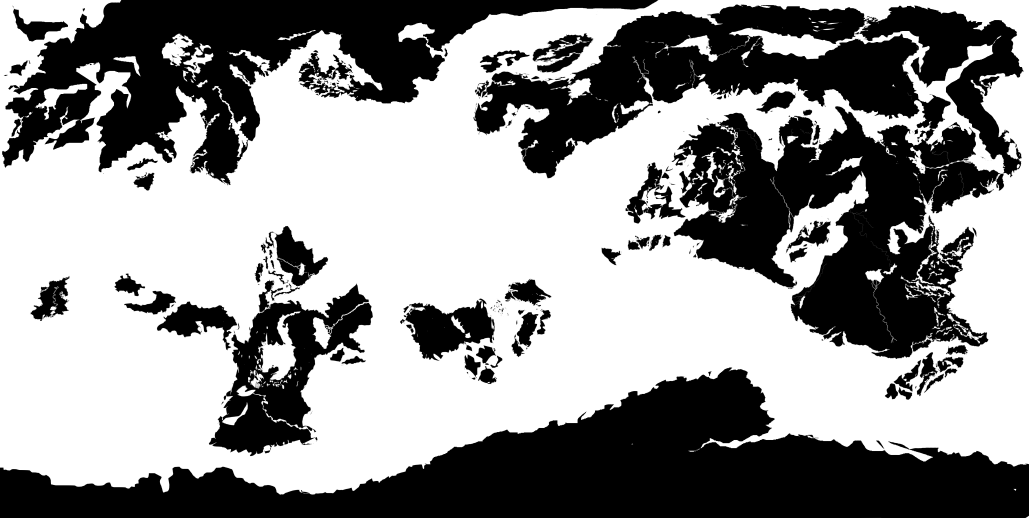
#> input picture world/land.png, 3087 x 1554 px, found by its file name (shown at 1/3 size)
$ python bake_vectors.py
#> lines starting #> are read from the running program, lines starting #| are printed output that depends on the picture; after the words box and inside, x2 and y2 are one past the last pixel; in counts of white or black regions, pixels touching at a corner belong together
### tools/landrivers.py
"""Shared extraction of the cleaned land field and the river mask from land.png (used by the bake scripts)."""
import os, pathlib, numpy as np, cv2
from PIL import Image


def alpha(src, name):
#> called with src = 'world', name = 'land.png'
    return np.array(Image.open(pathlib.Path(src) / name).convert('RGBA'))[..., 3]
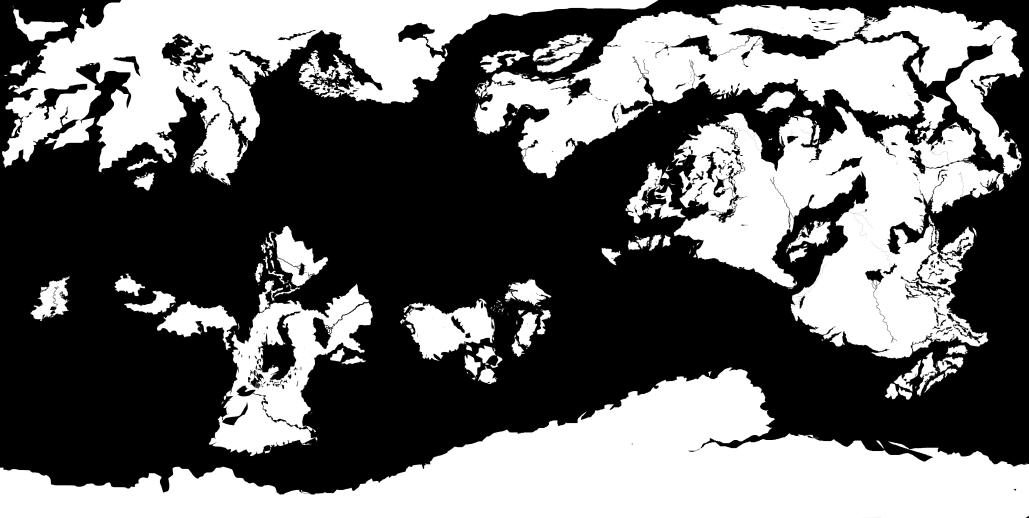
#> returned value: shape (1554, 3087) (shown at 1/3 size); min 0, max 255, mean 108.2


def load(src):
    """-> land_a (float 0..1), land_clean (rivers filled in), rivers (bool, thin lines inside land)"""
    land_a = alpha(src, 'land.png').astype(np.float32) / 255
    water = land_a < .5
#> water: shape (1554, 3087) bool; 57.6% white; 343 black regions (198 under 20 px), largest, box (x1, y1, x2, y2) and area: (1421, 14, 3000, 1077) 665290, (0, 1102, 3087, 1554) 633720, (6, 0, 1975, 555) 394360
    n, lab, st, _ = cv2.connectedComponentsWithStats(water.astype(np.uint8), connectivity=8)
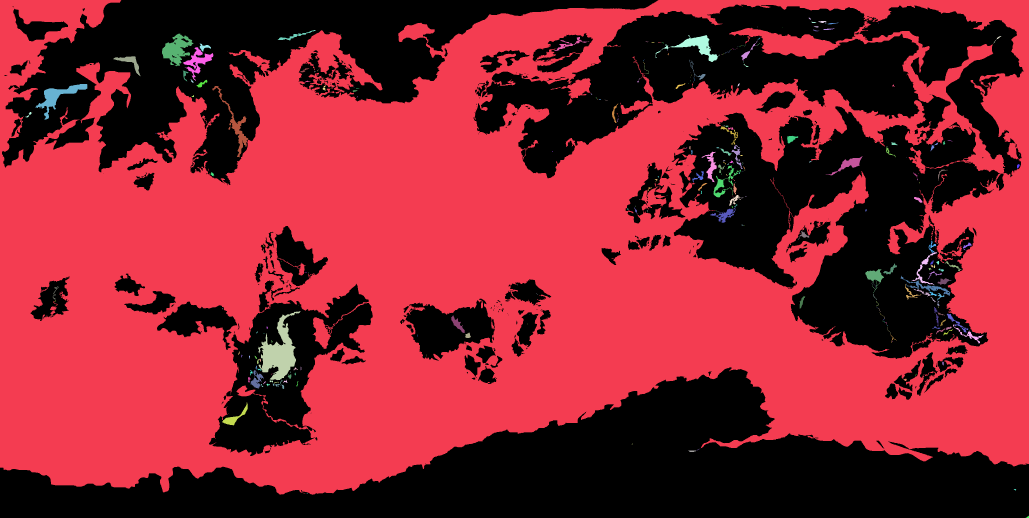
#> lab: shape (1554, 3087) int32 (shown at 1/3 size); 321 distinct labels, from 0 to 320; one colour per label, 0 black
#> n = 321; st = 321 rows, first 6: [0, 0, 3087, 1554, 2034801], [0, 0, 3087, 1484, 2702915], [2426, 53, 7, 7, 22], [2623, 55, 3, 1, 3], [2455, 63, 25, 6, 94], [2434, 65, 15, 4, 39]
    ocean = lab == (1 + np.argmax(st[1:, 4]))
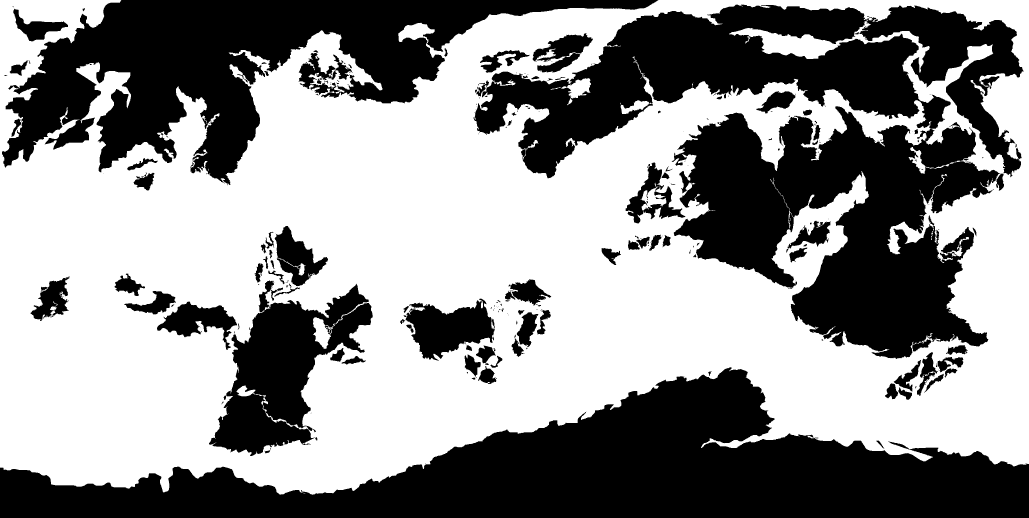
#> ocean: shape (1554, 3087) bool (shown at 1/3 size); 56.3% white; 313 black regions (173 under 20 px), largest, box (x1, y1, x2, y2) and area: (1421, 14, 3000, 1077) 690280, (0, 1102, 3087, 1554) 633857, (6, 0, 1975, 555) 412335
    coast_zone = cv2.dilate(ocean.astype(np.uint8), cv2.getStructuringElement(cv2.MORPH_ELLIPSE, (7, 7))) > 0
#> coast_zone: shape (1554, 3087) bool; 60.1% white; 184 black regions (78 under 20 px), largest, box (x1, y1, x2, y2) and area: (0, 1105, 3087, 1554) 619400, (9, 0, 1970, 549) 373190, (2025, 322, 2993, 1073) 350366
    cand = (land_a < .93) & (land_a > .04) & ~coast_zone
#> cand: shape (1554, 3087) bool; 0.6% white in thin lines or dots
    cand = cv2.morphologyEx(cand.astype(np.uint8), cv2.MORPH_CLOSE, np.ones((2, 2), np.uint8)) > 0
#> cand: shape (1554, 3087) bool; 0.64% white in thin lines or dots
    n, lab, st, _ = cv2.connectedComponentsWithStats(cand.astype(np.uint8), connectivity=8)
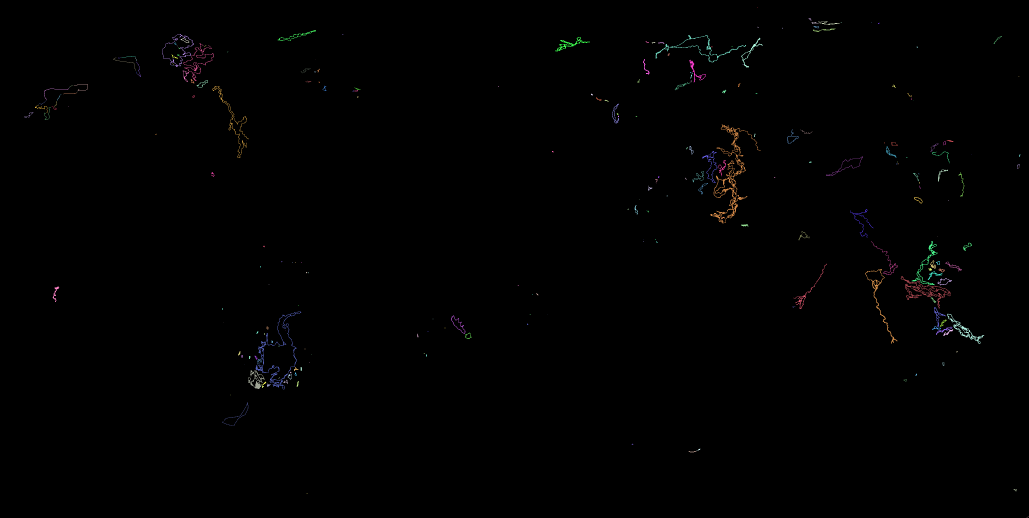
#> lab: shape (1554, 3087) int32 (shown at 1/3 size); 253 distinct labels, from 0 to 252; one colour per label, 0 black
#> n = 253; st = 253 rows, first 6: [0, 0, 3087, 1554, 4766593], [2272, 21, 2, 1, 2], [2426, 54, 9, 7, 24], [2454, 64, 66, 11, 184], [2435, 66, 21, 5, 44], [2522, 67, 4, 2, 4]
    keep = np.zeros(n, bool); keep[1:] = st[1:, 4] >= 25
    solid = cv2.erode((land_a < .5).astype(np.uint8), np.ones((3, 3), np.uint8)) > 0
#> solid: shape (1554, 3087) bool; 55.4% white; 138 black regions (22 under 20 px), largest, box (x1, y1, x2, y2) and area: (1420, 13, 3073, 1078) 791590, (0, 1101, 3087, 1554) 640061, (5, 0, 1976, 557) 414506
    rivers = keep[lab] & ~cv2.dilate(solid.astype(np.uint8), np.ones((3, 3), np.uint8)).astype(bool)
#> rivers: shape (1554, 3087) bool; 0.4% white in thin lines or dots, all inside (x1, y1, x2, y2) = (72, 64, 3060, 1474)
    land_clean = np.where(rivers, 1.0, land_a).astype(np.float32)
    return land_a, heal_poles(land_clean), rivers


def heal_poles(land, full_deg=float(os.environ.get('POLE_FULL', 85.5)), zero_deg=float(os.environ.get('POLE_ZERO', 88.5))):
    """A pole is one point, but the flat source has a whole row of detail there. Between 85.5 and 88.5 degrees the
    land field is blended toward the value the pole itself has (open water at the north, ice-land at the south),
    so no spokes appear on globes. Affects ~0.1% of the planet's surface.
    Stronger healing:  POLE_FULL=80 POLE_ZERO=86 python tools/bake_textures.py ...  (and bake_vectors.py)"""
#> called with full_deg = 85.5, zero_deg = 88.5
    H = land.shape[0]
#> H = 1554
    lat = np.abs(90 - (np.arange(H) + .5) / H * 180)
    t = np.clip((zero_deg - lat) / (zero_deg - full_deg), 0, 1)
    keep = (t * t * (3 - 2 * t)).astype(np.float32)[:, None]            # 1 = untouched, 0 = fully healed
    out = land.copy()
    for rows in (slice(0, H // 2), slice(H // 2, H)):                   # north half, south half
        half = land[rows]
        edge = half[:6] if rows.start == 0 else half[-6:]
        forced = os.environ.get('POLE_NORTH' if rows.start == 0 else 'POLE_SOUTH', 'auto').lower()   # land | water | auto
        target = 1.0 if forced == 'land' else 0.0 if forced == 'water' else (1.0 if edge.mean() > .5 else 0.0)
        k = keep[rows]
        out[rows] = half * k + target * (1 - k)
#> this loop made 2 passes
#> target on passes 1 to 2: 1, 1
#> pass 1, in heal_poles, `half = land[rows]`:
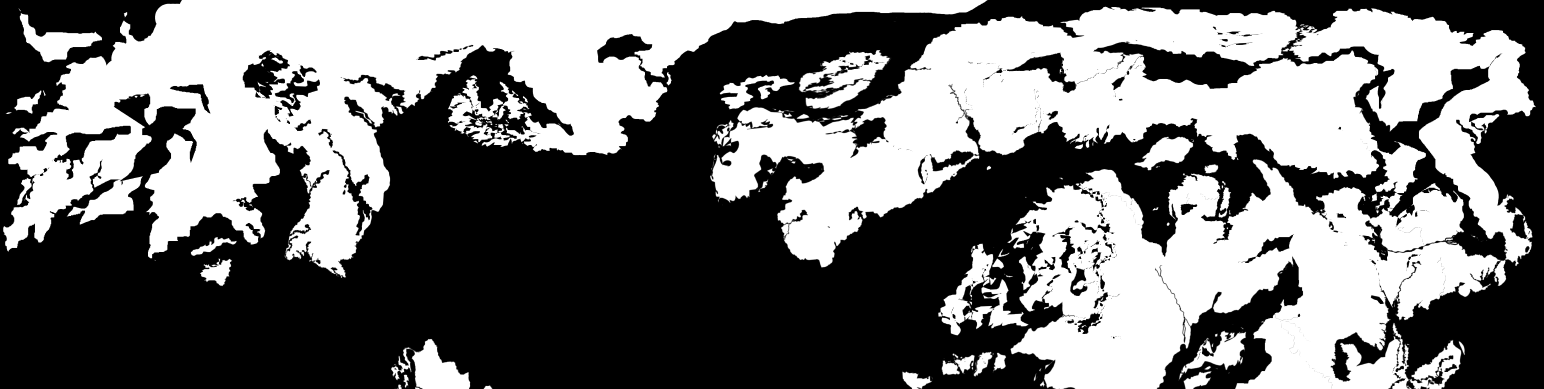
#> half: shape (777, 3087) float32 (shown at 1/2 size); min 0, max 1, mean 0.452
#> pass 2, in heal_poles, `half = land[rows]`:
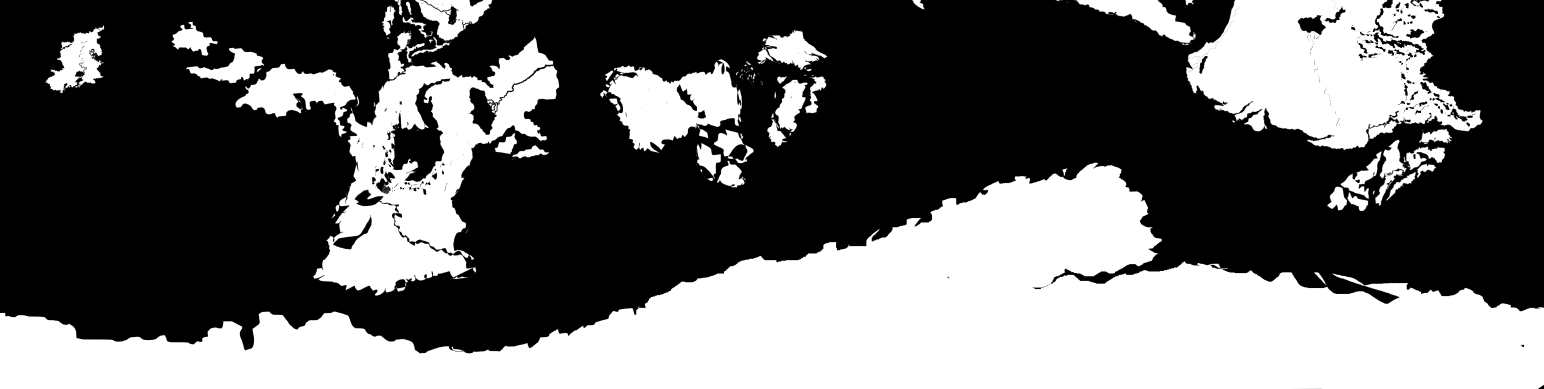
#> half: shape (777, 3087) float32 (shown at 1/2 size); min 0, max 1, mean 0.398
    return out.astype(np.float32)

### tools/bake_vectors.py
#!/usr/bin/env python3
"""Bake vector coastlines/lakes and river centrelines in lon/lat.

  web/data/coast.json : {"coast": [[lon100, lat100, ...], ...], "rivers": [{"w": 1..3, "p": [lon100, lat100, ...]}, ...]}
  Coordinates are integers in 1/100 degree. Contours that touch the image edge are left open (the seam /
  the poles) so no artificial line is drawn along the map border.

usage: python tools/bake_vectors.py path/to/world/
"""
import sys, json, pathlib, numpy as np, cv2
from scipy import ndimage as ndi
from skimage import measure, morphology
sys.path.insert(0, str(pathlib.Path(__file__).resolve().parent))
import landrivers

SRC = sys.argv[1] if len(sys.argv) > 1 else 'world'
OUT = pathlib.Path(__file__).resolve().parent.parent / 'web' / 'data'
OUT.mkdir(parents=True, exist_ok=True)
land_a, land_clean, rivers = landrivers.load(SRC)
H, W = land_a.shape
#> H = 1554; W = 3087

def to_lonlat(rc):                       # rc = (row, col) in pixel-centre index space
    lon = (rc[:, 1] + .5) / W * 360 - 180
    lat = 90 - (rc[:, 0] + .5) / H * 180
    return np.round(np.column_stack([lon, lat]) * 100).astype(int).ravel().tolist()

def simplify(pts, eps):
    a = pts[:, ::-1].astype(np.float32).reshape(-1, 1, 2)       # (x, y) for OpenCV
    return cv2.approxPolyDP(a, eps, False).reshape(-1, 2)[:, ::-1]

# ---- coast + lakes: sub-pixel 0.5 iso-line of a lightly smoothed land field ----
field = cv2.GaussianBlur(land_clean, (0, 0), 0.7)
coast, npts = [], 0
for c in measure.find_contours(field, 0.5):
    if len(c) < 5: continue
    ext = c.max(0) - c.min(0)
    if max(ext) < 2.0: continue                                  # specks
    s = simplify(c, 0.30)
    if len(s) < 3: continue
    coast.append(to_lonlat(s)); npts += len(s)
#> this loop made 627 passes
#> (ext, npts) on passes 1, 3, 11: ([1050.7, 3086], 8149), ([5.05, 34.41], 8165), ([5.6, 21.16], 8217)
#> after the loop, coast = 543 items; npts = 21356
print('coast paths', len(coast), 'points', npts)
#| coast paths 543 points 21356

# ---- rivers: skeleton -> greedy path tracing -> smooth + simplify ----
skel = morphology.skeletonize(rivers)
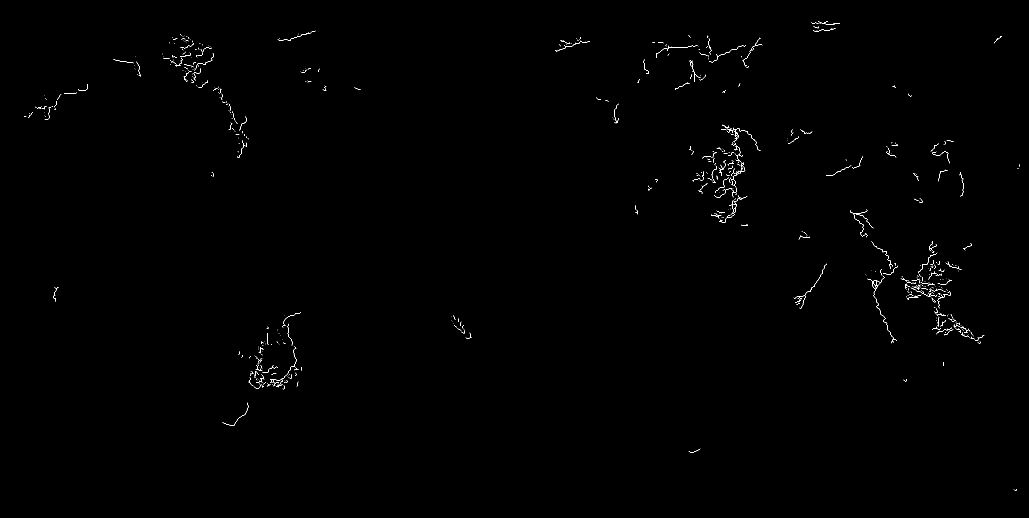
#> skel: shape (1554, 3087) bool (shown at 1/3 size); 0.21% white in thin lines or dots, all inside (x1, y1, x2, y2) = (72, 64, 3060, 1472)
pts = set(zip(*[a.tolist() for a in np.nonzero(skel)]))
#> pts = 10243 items
N8 = [(-1, 0), (0, -1), (0, 1), (1, 0), (-1, -1), (-1, 1), (1, -1), (1, 1)]          # orthogonal first
nb = lambda p: [(p[0] + dy, p[1] + dx) for dy, dx in N8 if (p[0] + dy, p[1] + dx) in pts]
visited, paths = set(), []
def extend(path):
    while True:
        cur = path[-1]
        cand = [q for q in nb(cur) if q not in visited]
        if not cand: return
        visited.add(cand[0]); path.append(cand[0])
for p in sorted(p for p in pts if len(nb(p)) == 1):                                   # from endpoints
    if p in visited: continue
    visited.add(p); path = [p]; extend(path); paths.append(path)
#> this loop made 1142 passes
#> after the loop, paths = 670 items; visited = 9677 items
for p in sorted(pts):                                                                   # branches / loops
    if p in visited: continue
    v = [q for q in nb(p) if q in visited]
    path = ([v[0]] if v else []) + [p]; visited.add(p); extend(path); paths.append(path)
#> this loop made 10243 passes
#> p on passes 1 to 3: (64, 2479), (64, 2480), (64, 2481)
#> after the loop, paths = 840 items; visited = 10243 items
out_r, rpts = [], 0
for path in paths:
    if len(path) < 5: continue
    a = np.array(path, float)
    a = np.column_stack([ndi.gaussian_filter1d(a[:, 0], 1.6, mode='nearest'), ndi.gaussian_filter1d(a[:, 1], 1.6, mode='nearest')])
    s = simplify(a, 0.45)
    L = len(path)
    out_r.append({'w': 1 if L < 70 else 2 if L < 220 else 3, 'p': to_lonlat(s)}); rpts += len(s)
#> this loop made 840 passes
#> (s, L, lon in to_lonlat, lat in to_lonlat, rpts) on passes 2, 4, 13: ([[65.02, 2454.6], [66.77, 2459.4]], 7, [106.3, 106.9], [82.41, 82.21], 7), ([[69, 2436.6], [68.23, 2447], [69.99, 2454.4]], 20, [104.2, 105.4, 106.3], [81.95, 82.04, 81.84], 10), ([[106.4, 2065.6], [111.4, 2069.8]], 8, [60.95, 61.43], [77.61, 77.04], 37)
#> after the loop, out_r = 510 items; rpts = 2366
print('river paths', len(out_r), 'points', rpts)
#| river paths 510 points 2366

(OUT / 'coast.json').write_text(json.dumps({'v': 1, 'coast': coast, 'rivers': out_r}, separators=(',', ':')))
print('wrote', OUT / 'coast.json', (OUT / 'coast.json').stat().st_size // 1024, 'KB')
